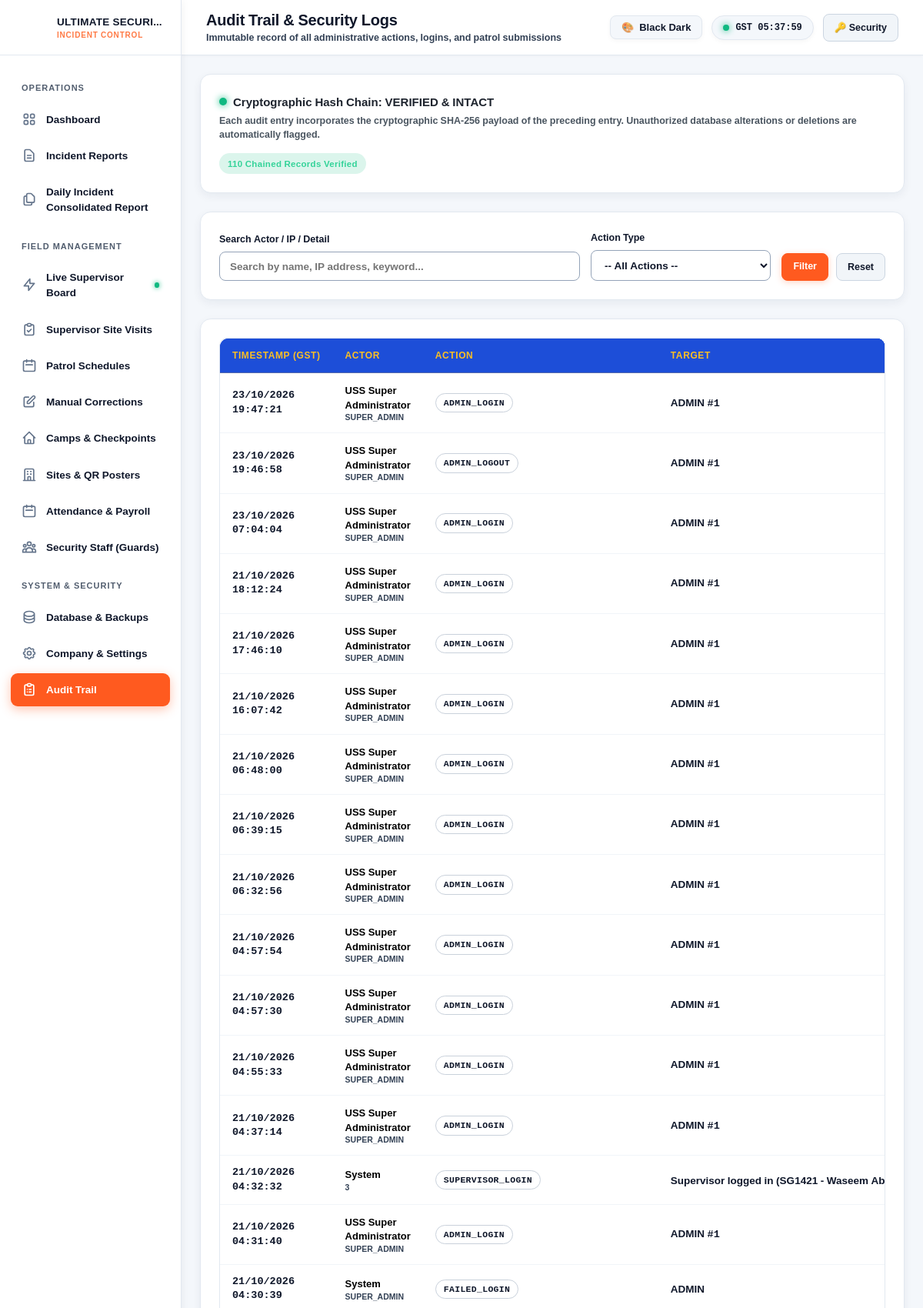
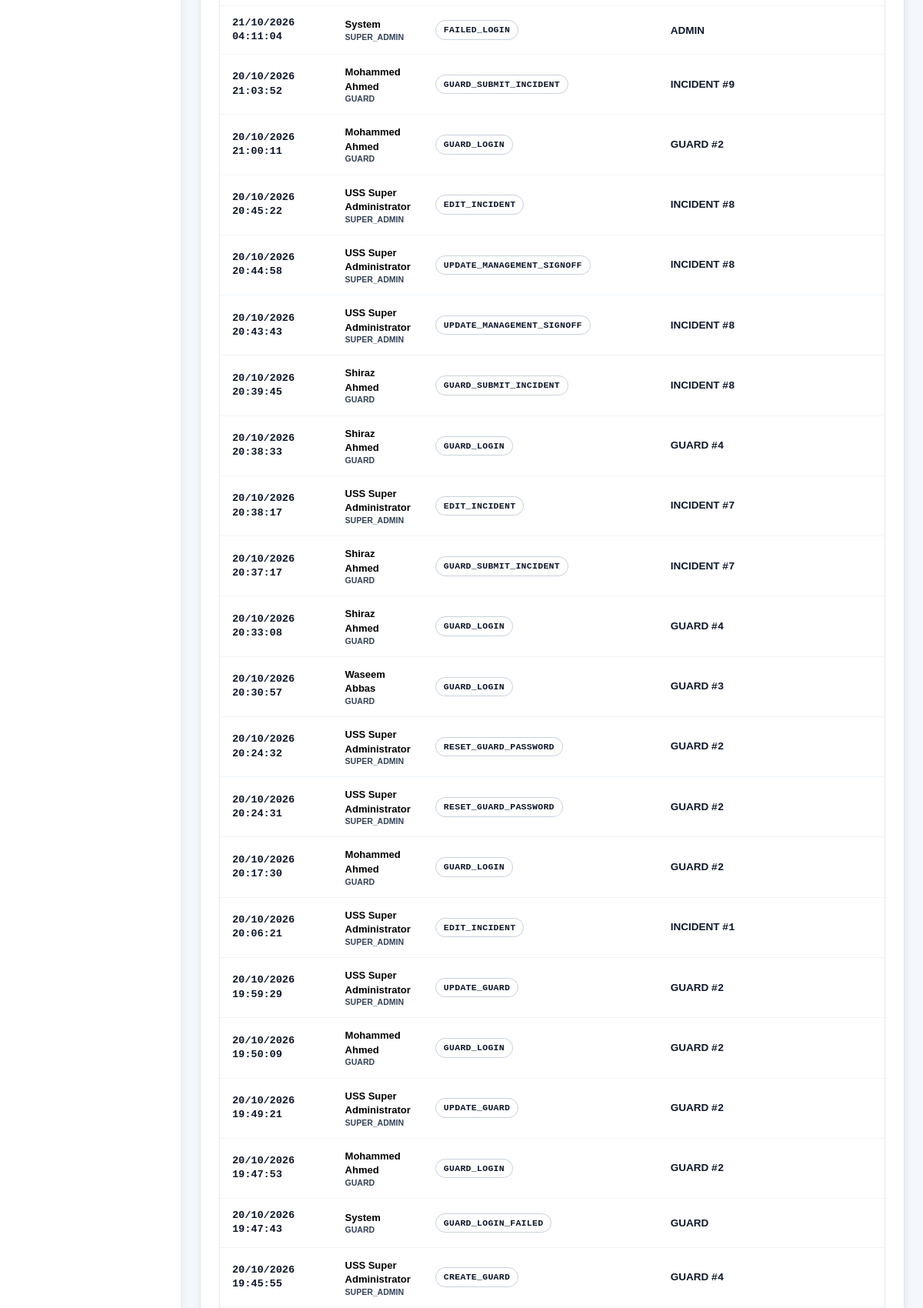
The page /hostinger_deployment/admin/audit_logs.php (signed in, upper part) on the database its author committed (2 pictures, top to bottom).
### tables this page shows
CREATE TABLE `system_settings` (
  `id` varchar(50) NOT NULL,
  `company_name` varchar(255) NOT NULL DEFAULT 'ULTIMATE SECURITY SERVICES',
  `tagline` varchar(255) NOT NULL DEFAULT 'Total Security Solutions',
  `address_line` text DEFAULT NULL,
  `phone` varchar(100) NOT NULL DEFAULT '+971 4 251 0050',
  `email` varchar(100) NOT NULL DEFAULT 'ops@ultimatesecurity.ae',
  `website` varchar(150) DEFAULT 'https://www.sprinzo.in',
  `logo_url` varchar(255) DEFAULT 'assets/images/logo.png',
  `timezone` varchar(100) NOT NULL DEFAULT 'Asia/Dubai',
  `shift_options` text DEFAULT NULL,
  `cause_options` text DEFAULT NULL,
  `disciplinary_options` text DEFAULT NULL,
  `incident_options` text DEFAULT NULL,
  `notified_options` text DEFAULT NULL,
  `witness_section_title` varchar(255) NOT NULL DEFAULT 'People who saw the Incident',
  `witness_1_label` varchar(100) NOT NULL DEFAULT 'Witness 1',
  `witness_2_label` varchar(100) NOT NULL DEFAULT 'Witness 2',
  `witness_3_label` varchar(100) NOT NULL DEFAULT 'Witness 3',
  `witness_options` text DEFAULT NULL,
  `witness_enabled` tinyint(1) NOT NULL DEFAULT 1,
  `updated_at` datetime NOT NULL DEFAULT current_timestamp() ON UPDATE current_timestamp(),
  `supervisor_remarks_min_length` int(11) NOT NULL DEFAULT 20,
  `supervisor_session_hours` int(11) NOT NULL DEFAULT 16,
  `supervisor_location_check_enabled` tinyint(1) NOT NULL DEFAULT 0,
  `supervisor_alert_email_recipients` text DEFAULT NULL,
  `supervisor_visit_form_schema` longtext DEFAULT NULL,
  PRIMARY KEY (`id`)
);

CREATE TABLE `audit_logs` (
  `id` int(10) unsigned NOT NULL AUTO_INCREMENT,
  `actor_type` varchar(50) NOT NULL DEFAULT 'SUPER_ADMIN',
  `actor_id` varchar(100) DEFAULT NULL,
  `actor_name` varchar(150) DEFAULT NULL,
  `action` varchar(100) NOT NULL,
  `target_type` varchar(100) DEFAULT NULL,
  `target_id` varchar(100) DEFAULT NULL,
  `details` text DEFAULT NULL,
  `previous_hash` varchar(64) DEFAULT NULL,
  `record_hash` varchar(64) DEFAULT NULL,
  `ip_address` varchar(50) DEFAULT NULL,
  `user_agent` text DEFAULT NULL,
  `created_at` datetime NOT NULL DEFAULT current_timestamp(),
  PRIMARY KEY (`id`),
  KEY `idx_audit_created` (`created_at`),
  KEY `idx_audit_action` (`action`),
  KEY `idx_audit_chain_perf` (`id`,`created_at`)
);

### hostinger_deployment/admin/audit_logs.php (the view, shortened to what the rows shown need)
<?php
require_once __DIR__ . '/../includes/functions.php';
$pageTitle = "Audit Trail & Security Logs";
$db = get_db();
$where = [];
$params = [];
$whereSql = count($where) ? "WHERE " . implode(" AND ", $where) : "";
$sql = "SELECT * FROM audit_logs {$whereSql} ORDER BY created_at DESC LIMIT 150";
$stmt = $db->prepare($sql);
$stmt->execute($params);
$logs = $stmt->fetchAll();
require_once __DIR__ . '/../includes/header.php';
?>
<div class="card">
    <div class="table-container">
        <table class="data-table">
            <thead>
                <tr>
                    <th>Timestamp (GST)</th>
                    <th>Actor</th>
                    <th>Action</th>
                    <th>Target</th>
                </tr>
            </thead>
            <tbody>
                <?php if (empty($logs)): ?>
                    <tr>
                        <td colspan="6" style="text-align: center; padding: 40px; color: var(--text-dim);">
                            No security audit logs recorded yet.
                        </td>
                    </tr>
                <?php else: ?>
                    <?php foreach ($logs as $l): ?>
                        <tr>
                            <td style="font-family: 'JetBrains Mono', monospace; font-size: 11.5px; color: var(--text-dim); white-space: nowrap;">
                                <?= format_datetime($l['created_at'], true) ?>
                            </td>
                            <td>
                                <strong style="font-size: 13px;"><?= htmlspecialchars($l['actor_name'] ?: 'System') ?></strong>
                                <div style="font-size: 10.5px; color: var(--accent-cyan);"><?= htmlspecialchars($l['actor_type']) ?></div>
                            </td>
                            <td>
                                <span class="badge" style="background: rgba(255, 255, 255, 0.06); font-family: monospace; font-size: 11px; border: 1px solid var(--border-subtle);">
                                    <?= htmlspecialchars($l['action']) ?>
                                </span>
                            </td>
                            <td style="font-size: 12px; color: var(--text-muted);">
                                <?= htmlspecialchars($l['target_type'] ?? '-') ?>
                                <?php if (!empty($l['target_id'])): ?>
                                    <span style="font-family: monospace;">#<?= htmlspecialchars($l['target_id']) ?></span>
                                <?php endif; ?>
                            </td>
                        </tr>
                    <?php endforeach; ?>
                <?php endif; ?>
            </tbody>
        </table>
    </div>
</div>
<?php require_once __DIR__ . '/../includes/footer.php'; ?>

### hostinger_deployment/includes/header.php (shortened to what the rows shown need)
<?php
require_once __DIR__ . '/functions.php';
$settings = get_system_settings();
?>
<!DOCTYPE html>
<html lang="en" data-theme="dark">
<head>
    <link rel="stylesheet" href="<?= APP_URL ?>/assets/css/design-tokens.css?v=<?= file_exists(__DIR__ . '/../assets/css/design-tokens.css') ? filemtime(__DIR__ . '/../assets/css/design-tokens.css') : time() ?>">
    <link rel="stylesheet" href="../assets/css/style.css?v=<?= file_exists(__DIR__ . '/../assets/css/style.css') ? filemtime(__DIR__ . '/../assets/css/style.css') : time() ?>">
    <link rel="stylesheet" href="<?= APP_URL ?>/assets/css/style.css?v=<?= file_exists(__DIR__ . '/../assets/css/style.css') ? filemtime(__DIR__ . '/../assets/css/style.css') : time() ?>">
</head>
<body>
<div class="app-container">
    <aside class="app-sidebar" id="appSidebar">
        <a href="<?= APP_URL ?>/admin/dashboard.php" class="sidebar-brand" style="text-decoration: none;">
            <div class="brand-title">
                <span class="brand-company" title="<?= htmlspecialchars($settings['company_name']) ?>"><?= htmlspecialchars($settings['company_name']) ?></span>
                <span class="brand-sub">Incident Control</span>
            </div>
        </a>
    </aside>
    <main class="app-main">
        <header class="app-header">
            <div style="display: flex; align-items: center; gap: 16px;">
                <div class="header-title-box">
                    <h1><?= isset($pageTitle) ? htmlspecialchars($pageTitle) : 'Operations Dashboard' ?></h1>
                </div>
            </div>
        </header>
        <div class="app-content">

### rows shown on the page
system_settings: company_name "ULTIMATE SECURI…"
audit_logs: created_at "23/10/2026 19:47:21", actor_name "USS Super Administrator", actor_type "SUPER_ADMIN", action "ADMIN_LOGIN", target_type "ADMIN", target "1"
audit_logs: created_at "23/10/2026 19:46:58", actor_name "USS Super Administrator", actor_type "SUPER_ADMIN", action "ADMIN_LOGOUT", target_type "ADMIN", target "1"
audit_logs: created_at "23/10/2026 07:04:04", actor_name "USS Super Administrator", actor_type "SUPER_ADMIN", action "ADMIN_LOGIN", target_type "ADMIN", target "1"
audit_logs: created_at "21/10/2026 18:12:24", actor_name "USS Super Administrator", actor_type "SUPER_ADMIN", action "ADMIN_LOGIN", target_type "ADMIN", target "1"
audit_logs: created_at "21/10/2026 17:46:10", actor_name "USS Super Administrator", actor_type "SUPER_ADMIN", action "ADMIN_LOGIN", target_type "ADMIN", target "1"
audit_logs: created_at "21/10/2026 16:07:42", actor_name "USS Super Administrator", actor_type "SUPER_ADMIN", action "ADMIN_LOGIN", target_type "ADMIN", target "1"
audit_logs: created_at "21/10/2026 06:48:00", actor_name "USS Super Administrator", actor_type "SUPER_ADMIN", action "ADMIN_LOGIN", target_type "ADMIN", target "1"
audit_logs: created_at "21/10/2026 06:39:15", actor_name "USS Super Administrator", actor_type "SUPER_ADMIN", action "ADMIN_LOGIN", target_type "ADMIN", target "1"
audit_logs: created_at "21/10/2026 06:32:56", actor_name "USS Super Administrator", actor_type "SUPER_ADMIN", action "ADMIN_LOGIN", target_type "ADMIN", target "1"
audit_logs: created_at "21/10/2026 04:57:54", actor_name "USS Super Administrator", actor_type "SUPER_ADMIN", action "ADMIN_LOGIN", target_type "ADMIN", target "1"
audit_logs: created_at "21/10/2026 04:57:30", actor_name "USS Super Administrator", actor_type "SUPER_ADMIN", action "ADMIN_LOGIN", target_type "ADMIN", target "1"
audit_logs: created_at "21/10/2026 04:55:33", actor_name "USS Super Administrator", actor_type "SUPER_ADMIN", action "ADMIN_LOGIN", target_type "ADMIN", target "1"
audit_logs: created_at "21/10/2026 04:37:14", actor_name "USS Super Administrator", actor_type "SUPER_ADMIN", action "ADMIN_LOGIN", target_type "ADMIN", target "1"
audit_logs: created_at "21/10/2026 04:32:32", actor_name "System", actor_type "3", action "SUPERVISOR_LOGIN", target_type "Supervisor logged in (SG1421 - Waseem…"
audit_logs: created_at "21/10/2026 04:31:40", actor_name "USS Super Administrator", actor_type "SUPER_ADMIN", action "ADMIN_LOGIN", target_type "ADMIN", target "1"
audit_logs: created_at "21/10/2026 04:30:39", actor_name "System", actor_type "SUPER_ADMIN", action "FAILED_LOGIN", target_type "ADMIN"
audit_logs: created_at "21/10/2026 04:11:04", actor_name "System", actor_type "SUPER_ADMIN", action "FAILED_LOGIN", target_type "ADMIN"
audit_logs: created_at "20/10/2026 21:03:52", actor_name "Mohammed Ahmed", actor_type "GUARD", action "GUARD_SUBMIT_INCIDENT", target_type "INCIDENT", target "9"
audit_logs: created_at "20/10/2026 21:00:11", actor_name "Mohammed Ahmed", actor_type "GUARD", action "GUARD_LOGIN", target_type "GUARD", target "2"
audit_logs: created_at "20/10/2026 20:45:22", actor_name "USS Super Administrator", actor_type "SUPER_ADMIN", action "EDIT_INCIDENT", target_type "INCIDENT", target "8"
audit_logs: created_at "20/10/2026 20:44:58", actor_name "USS Super Administrator", actor_type "SUPER_ADMIN", action "UPDATE_MANAGEMENT_SIGNOFF", target_type "INCIDENT", target "8"
audit_logs: created_at "20/10/2026 20:43:43", actor_name "USS Super Administrator", actor_type "SUPER_ADMIN", action "UPDATE_MANAGEMENT_SIGNOFF", target_type "INCIDENT", target "8"
audit_logs: created_at "20/10/2026 20:39:45", actor_name "Shiraz Ahmed", actor_type "GUARD", action "GUARD_SUBMIT_INCIDENT", target_type "INCIDENT", target "8"
audit_logs: created_at "20/10/2026 20:38:33", actor_name "Shiraz Ahmed", actor_type "GUARD", action "GUARD_LOGIN", target_type "GUARD", target "4"
audit_logs: created_at "20/10/2026 20:38:17", actor_name "USS Super Administrator", actor_type "SUPER_ADMIN", action "EDIT_INCIDENT", target_type "INCIDENT", target "7"
audit_logs: created_at "20/10/2026 20:37:17", actor_name "Shiraz Ahmed", actor_type "GUARD", action "GUARD_SUBMIT_INCIDENT", target_type "INCIDENT", target "7"
audit_logs: created_at "20/10/2026 20:33:08", actor_name "Shiraz Ahmed", actor_type "GUARD", action "GUARD_LOGIN", target_type "GUARD", target "4"
audit_logs: created_at "20/10/2026 20:30:57", actor_name "Waseem Abbas", actor_type "GUARD", action "GUARD_LOGIN", target_type "GUARD", target "3"
audit_logs: created_at "20/10/2026 20:24:32", actor_name "USS Super Administrator", actor_type "SUPER_ADMIN", action "RESET_GUARD_PASSWORD", target_type "GUARD", target "2"
audit_logs: created_at "20/10/2026 20:24:31", actor_name "USS Super Administrator", actor_type "SUPER_ADMIN", action "RESET_GUARD_PASSWORD", target_type "GUARD", target "2"
audit_logs: created_at "20/10/2026 20:17:30", actor_name "Mohammed Ahmed", actor_type "GUARD", action "GUARD_LOGIN", target_type "GUARD", target "2"
audit_logs: created_at "20/10/2026 20:06:21", actor_name "USS Super Administrator", actor_type "SUPER_ADMIN", action "EDIT_INCIDENT", target_type "INCIDENT", target "1"
audit_logs: created_at "20/10/2026 19:59:29", actor_name "USS Super Administrator", actor_type "SUPER_ADMIN", action "UPDATE_GUARD", target_type "GUARD", target "2"
audit_logs: created_at "20/10/2026 19:50:09", actor_name "Mohammed Ahmed", actor_type "GUARD", action "GUARD_LOGIN", target_type "GUARD", target "2"
audit_logs: created_at "20/10/2026 19:49:21", actor_name "USS Super Administrator", actor_type "SUPER_ADMIN", action "UPDATE_GUARD", target_type "GUARD", target "2"
audit_logs: created_at "20/10/2026 19:47:53", actor_name "Mohammed Ahmed", actor_type "GUARD", action "GUARD_LOGIN", target_type "GUARD", target "2"
audit_logs: created_at "20/10/2026 19:47:43", actor_name "System", actor_type "GUARD", action "GUARD_LOGIN_FAILED", target_type "GUARD"
audit_logs: created_at "20/10/2026 19:45:55", actor_name "USS Super Administrator", actor_type "SUPER_ADMIN", action "CREATE_GUARD", target_type "GUARD", target "4"

### other values the page prints
$pageTitle "Audit Trail & Security Logs"
$pageSubtitle "Immutable record of all administrative actions, logins, and patrol submissions"
$chainCheck['total'] "110"
